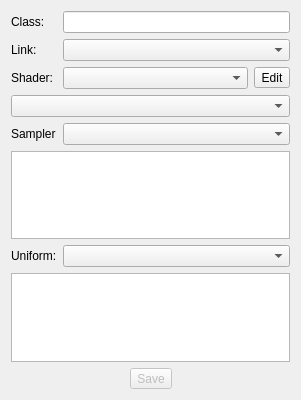
<?xml version="1.0" encoding="UTF-8"?>
<ui version="4.0">
 <class>MaterialWidget</class>
 <widget class="QWidget" name="MaterialWidget">
  <property name="geometry">
   <rect>
    <x>0</x>
    <y>0</y>
    <width>301</width>
    <height>400</height>
   </rect>
  </property>
  <property name="windowTitle">
   <string>Material Settings[*]</string>
  </property>
  <layout class="QGridLayout" name="gridLayout">
   <item row="0" column="0">
    <widget class="QLabel" name="label_2">
     <property name="sizePolicy">
      <sizepolicy hsizetype="Fixed" vsizetype="Preferred">
       <horstretch>0</horstretch>
       <verstretch>0</verstretch>
      </sizepolicy>
     </property>
     <property name="text">
      <string>Class:</string>
     </property>
    </widget>
   </item>
   <item row="0" column="1" colspan="2">
    <widget class="QLineEdit" name="m_className"/>
   </item>
   <item row="1" column="0">
    <widget class="QLabel" name="label_5">
     <property name="text">
      <string>Link:</string>
     </property>
    </widget>
   </item>
   <item row="1" column="1" colspan="2">
    <widget class="MaterialComboBox" name="m_linkMaterial"/>
   </item>
   <item row="2" column="0">
    <widget class="QLabel" name="label">
     <property name="text">
      <string>Shader:</string>
     </property>
    </widget>
   </item>
   <item row="2" column="1">
    <widget class="ShaderComboBox" name="m_shader"/>
   </item>
   <item row="2" column="2">
    <widget class="QToolButton" name="m_editShader">
     <property name="text">
      <string>Edit</string>
     </property>
    </widget>
   </item>
   <item row="3" column="0" colspan="3">
    <widget class="CheckBoxList" name="m_shaderFlags"/>
   </item>
   <item row="4" column="0">
    <widget class="QLabel" name="label_3">
     <property name="text">
      <string>Sampler</string>
     </property>
    </widget>
   </item>
   <item row="4" column="1" colspan="2">
    <widget class="QComboBox" name="m_texUnitCombo"/>
   </item>
   <item row="5" column="0" colspan="3">
    <widget class="QPropertyEditorWidget" name="m_texUnitProperties"/>
   </item>
   <item row="6" column="0">
    <widget class="QLabel" name="label_4">
     <property name="text">
      <string>Uniform:</string>
     </property>
    </widget>
   </item>
   <item row="6" column="1" colspan="2">
    <widget class="QComboBox" name="m_uniformCombo"/>
   </item>
   <item row="7" column="0" colspan="3">
    <widget class="QPropertyEditorWidget" name="m_uniformProperties"/>
   </item>
   <item row="8" column="0" colspan="3">
    <layout class="QHBoxLayout">
     <item>
      <spacer>
       <property name="orientation">
        <enum>Qt::Horizontal</enum>
       </property>
       <property name="sizeHint" stdset="0">
        <size>
         <width>40</width>
         <height>20</height>
        </size>
       </property>
      </spacer>
     </item>
     <item>
      <widget class="QToolButton" name="m_saveButton">
       <property name="enabled">
        <bool>false</bool>
       </property>
       <property name="text">
        <string>Save</string>
       </property>
      </widget>
     </item>
     <item>
      <spacer>
       <property name="orientation">
        <enum>Qt::Horizontal</enum>
       </property>
       <property name="sizeHint" stdset="0">
        <size>
         <width>40</width>
         <height>20</height>
        </size>
       </property>
      </spacer>
     </item>
    </layout>
   </item>
  </layout>
 </widget>
 <customwidgets>
  <customwidget>
   <class>ShaderComboBox</class>
   <extends>QComboBox</extends>
   <header>ShaderComboBox.h</header>
  </customwidget>
  <customwidget>
   <class>QPropertyEditorWidget</class>
   <extends>QTreeView</extends>
   <header location="global">QPropertyEditor/QPropertyEditorWidget.h</header>
  </customwidget>
  <customwidget>
   <class>MaterialComboBox</class>
   <extends>QComboBox</extends>
   <header>MaterialComboBox.h</header>
  </customwidget>
  <customwidget>
   <class>CheckBoxList</class>
   <extends>QComboBox</extends>
   <header>CheckBoxList.h</header>
  </customwidget>
 </customwidgets>
 <resources/>
 <connections/>
</ui>
